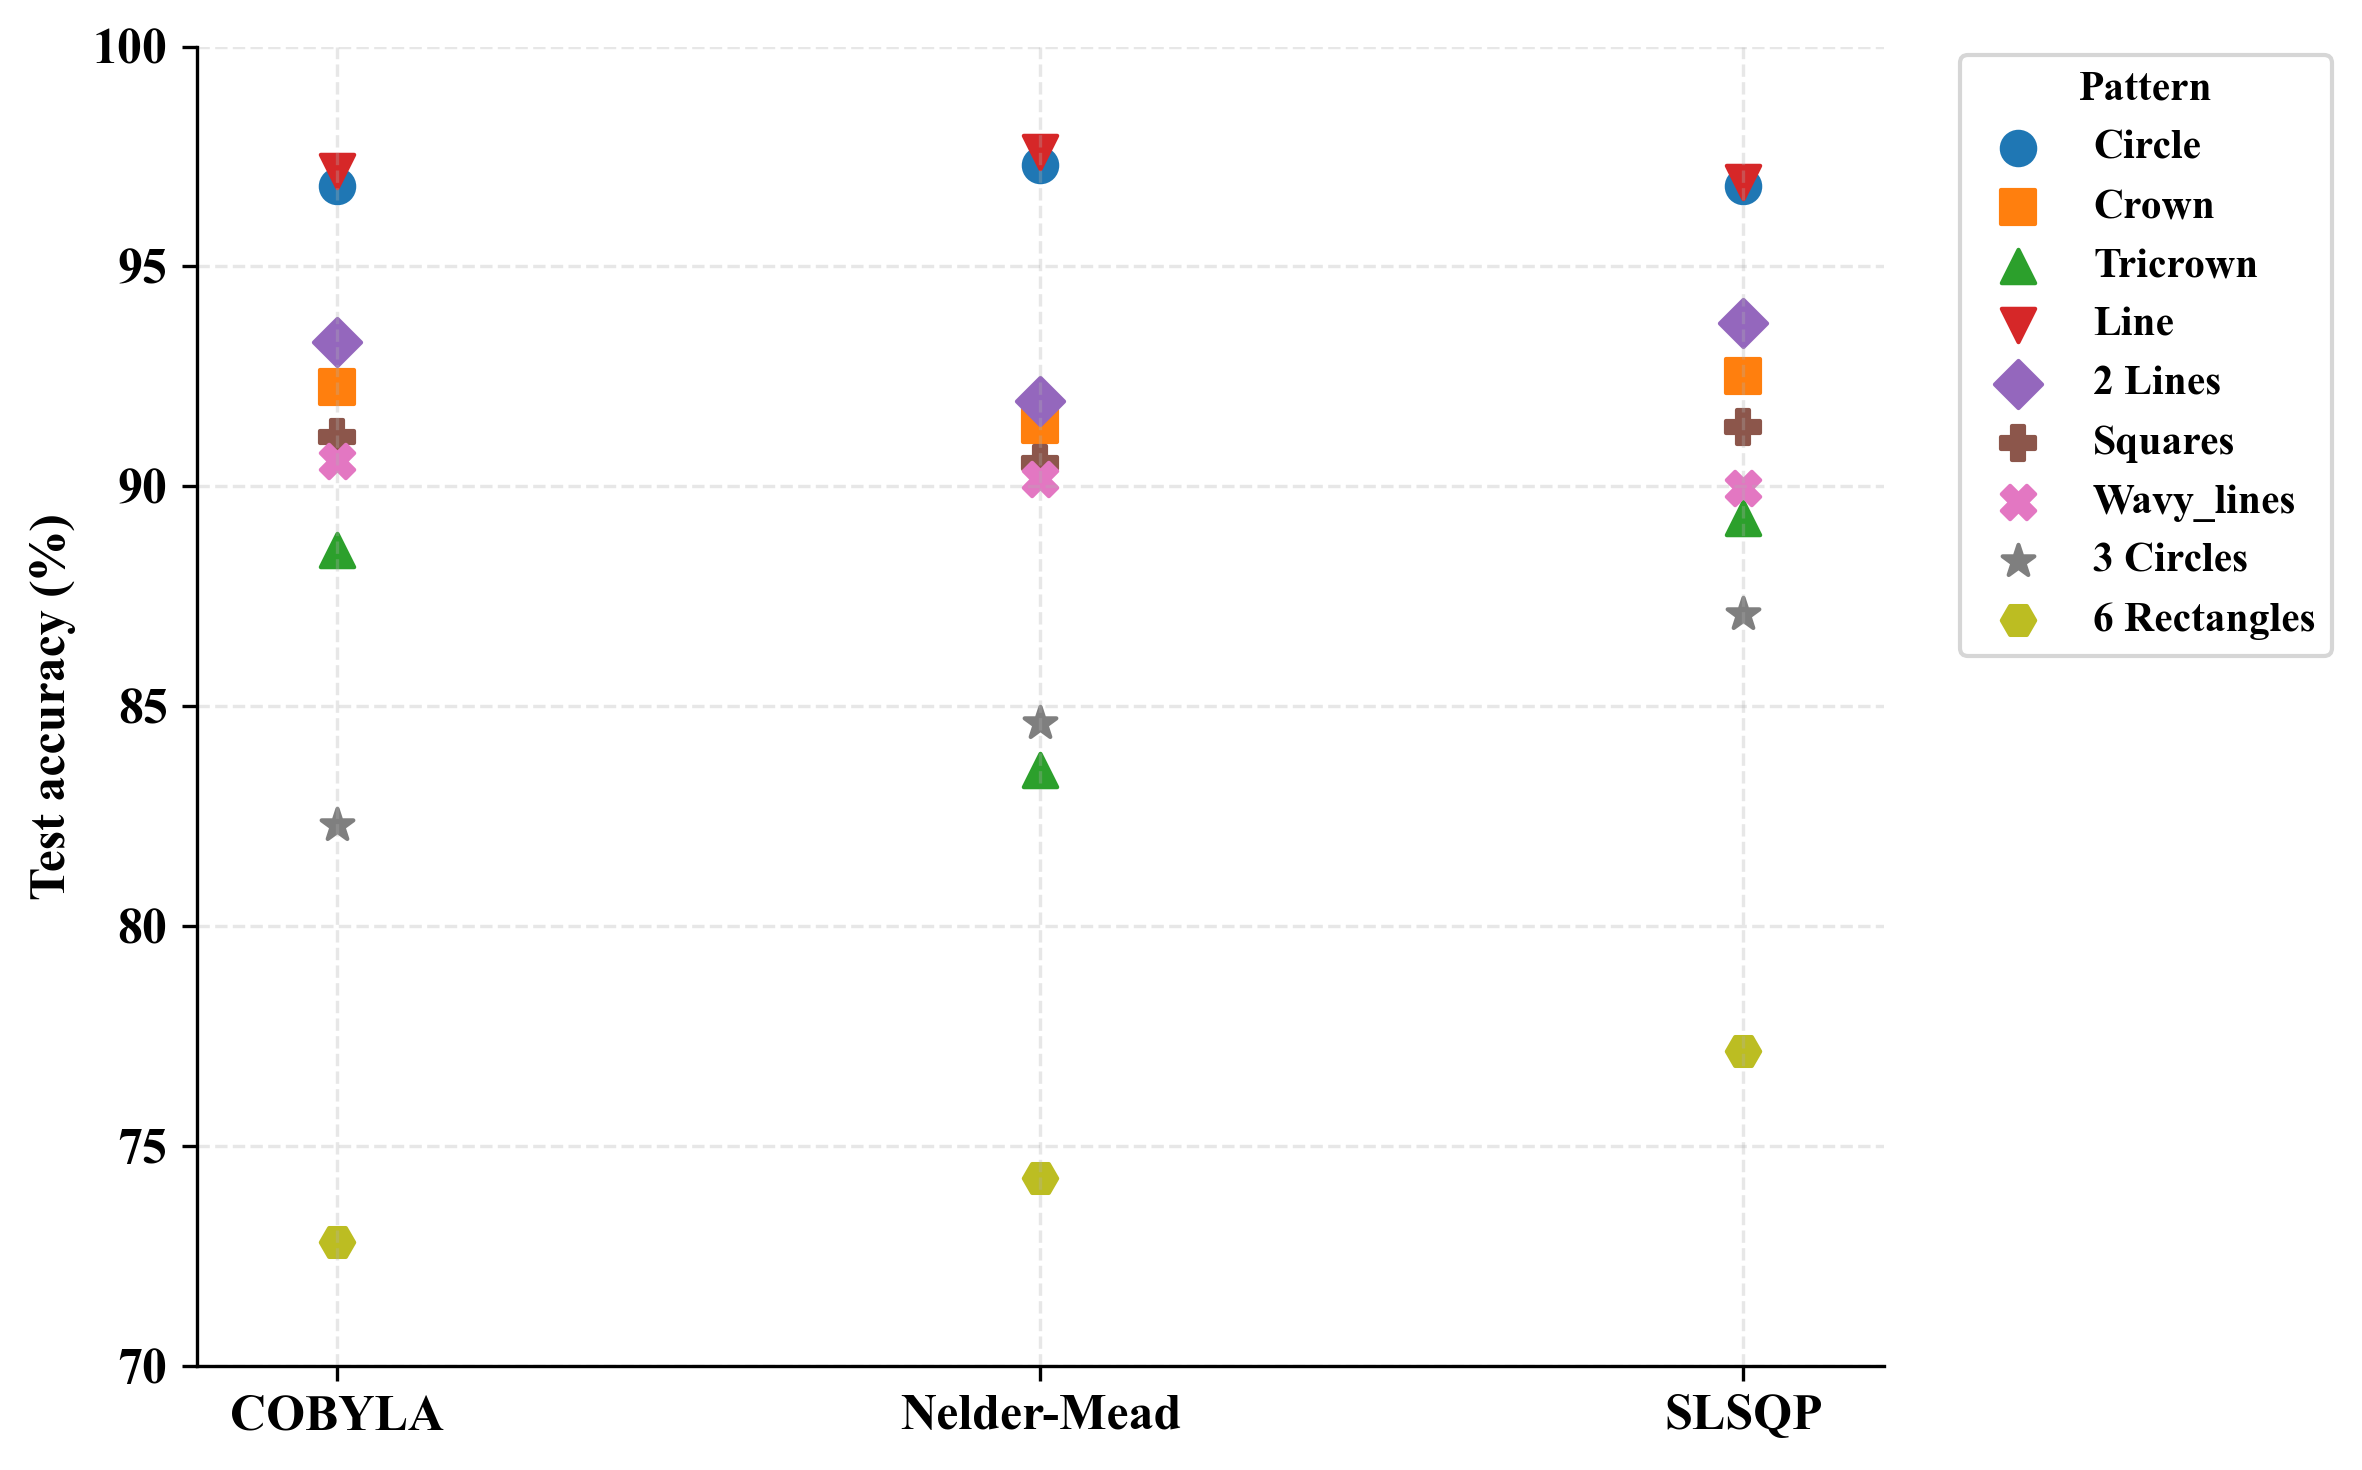

Recreate this plot in Python.
# ---------------------------------------------------------------
#  Accuracy comparison for different minimization methods
#  --------------------------------------------------------------
#  1-Qubit Classifier
# ---------------------------------------------------------------

import numpy as np
import matplotlib.pyplot as plt
from matplotlib.cm import get_cmap

plt.rcParams["font.family"] = "Times New Roman"
# Set global font to bold
plt.rcParams['font.weight'] = 'bold'
plt.rcParams['axes.labelweight'] = 'bold'
plt.rcParams['axes.titleweight'] = 'bold'

# 1.  ==== YOUR DATA  ===========================================
patterns = ['Circle', 'Crown', 'Tricrown', 'Line',
            '2 Lines', 'Squares', 'Wavy_lines', '3 Circles', '6 Rectangles']

# Define different markers for each pattern
markers = ['o', 's', '^', 'v', 'D', 'P', 'X', '*', 'H']

# Accuracy data from Fig5.py
accuracy_data = {
    'Circle':      [96.82, 97.30, 96.82],
    'Crown':       [92.25, 91.40, 92.50],
    'Tricrown':    [88.55, 83.55, 89.27],
    'Line':        [97.17, 97.60, 96.92],
    '2 Lines':     [93.27, 91.95, 93.72],
    'Squares':     [91.12, 90.52, 91.35],
    'Wavy_lines':  [90.57, 90.17, 89.95],
    '3 Circles':   [82.30, 84.62, 87.10],
    '6 Rectangles':   [72.82, 74.27, 77.17],
}

# Prepare data for each optimizer
cobyla_acc = np.array([accuracy_data[pat][0] for pat in patterns])
nelder_acc = np.array([accuracy_data[pat][1] for pat in patterns])
slsqp_acc = np.array([accuracy_data[pat][2] for pat in patterns])

# colour palette with distinct hues (9 tasks → 9 colours)
cmap = get_cmap('tab10')
colors = [cmap(i % 10) for i in range(len(patterns))]

# Create single figure
fig, ax = plt.subplots(figsize=(8, 5))

# Plot lines for each pattern
x = np.array([0, 1, 2])  # Three points for three optimizers
optimizers = ['COBYLA', 'Nelder-Mead', 'SLSQP']

for idx, (pat, marker) in enumerate(zip(patterns, markers)):
    y = [accuracy_data[pat][i] for i in range(3)]
    ax.scatter(x, y,
               marker=marker,
               color=colors[idx],
               s=64,  # Make markers a bit larger (marker size in points^2)
               label=pat)

# Customize the plot
ax.set_xlim(-0.2, 2.2)
ax.set_ylim(70, 100)
ax.set_xticks(x)
ax.set_xticklabels(optimizers, fontweight='bold', fontsize=12)
ax.set_ylabel("Test accuracy (%)", fontweight='bold', fontsize=12)
#ax.set_title("1-Qubit Classifier Accuracy", fontweight='bold', pad=15, fontsize=14)
ax.tick_params(axis='both', which='major', labelsize=12)
ax.grid(True, linestyle='--', alpha=0.3)
ax.spines[['top', 'right']].set_visible(False)

# Add legend
ax.legend(bbox_to_anchor=(1.04, 1), loc='upper left',
         borderaxespad=0.2, fontsize='small',
         title="Pattern", prop={'weight': 'bold'},
         title_fontproperties={'weight': 'bold'})

# Adjust layout and show plot
plt.tight_layout()
plt.savefig('Fig_5.png', dpi=300, bbox_inches='tight')
plt.show()
